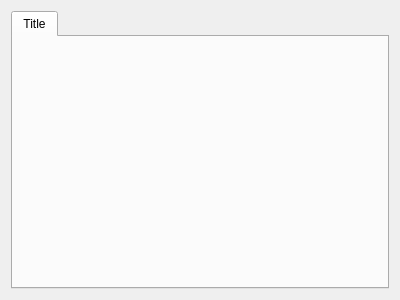
<?xml version="1.0" encoding="UTF-8"?>
<ui version="4.0">
 <class>CKeyboardDialog</class>
 <widget class="QDialog" name="CKeyboardDialog">
  <property name="geometry">
   <rect>
    <x>0</x>
    <y>0</y>
    <width>400</width>
    <height>300</height>
   </rect>
  </property>
  <layout class="QHBoxLayout" name="horizontalLayout">
   <item>
    <widget class="QTabWidget" name="twPages">
     <property name="currentIndex">
      <number>0</number>
     </property>
     <widget class="QWidget" name="wTab">
      <attribute name="title">
       <string>Title</string>
      </attribute>
      <layout class="QHBoxLayout" name="horizontalLayout_2">
       <item>
        <widget class="CKeyboardWidget" name="kwKeyboard" native="true"/>
       </item>
       <item>
        <widget class="CVerticalButtonBar" name="vbbButtons" native="true"/>
       </item>
      </layout>
     </widget>
    </widget>
   </item>
  </layout>
 </widget>
 <customwidgets>
  <customwidget>
   <class>CVerticalButtonBar</class>
   <extends>QWidget</extends>
   <header>CVerticalButtonBar.h</header>
   <container>1</container>
  </customwidget>
  <customwidget>
   <class>CKeyboardWidget</class>
   <extends>QWidget</extends>
   <header>CKeyboardWidget.h</header>
   <container>1</container>
  </customwidget>
 </customwidgets>
 <resources/>
 <connections/>
</ui>
